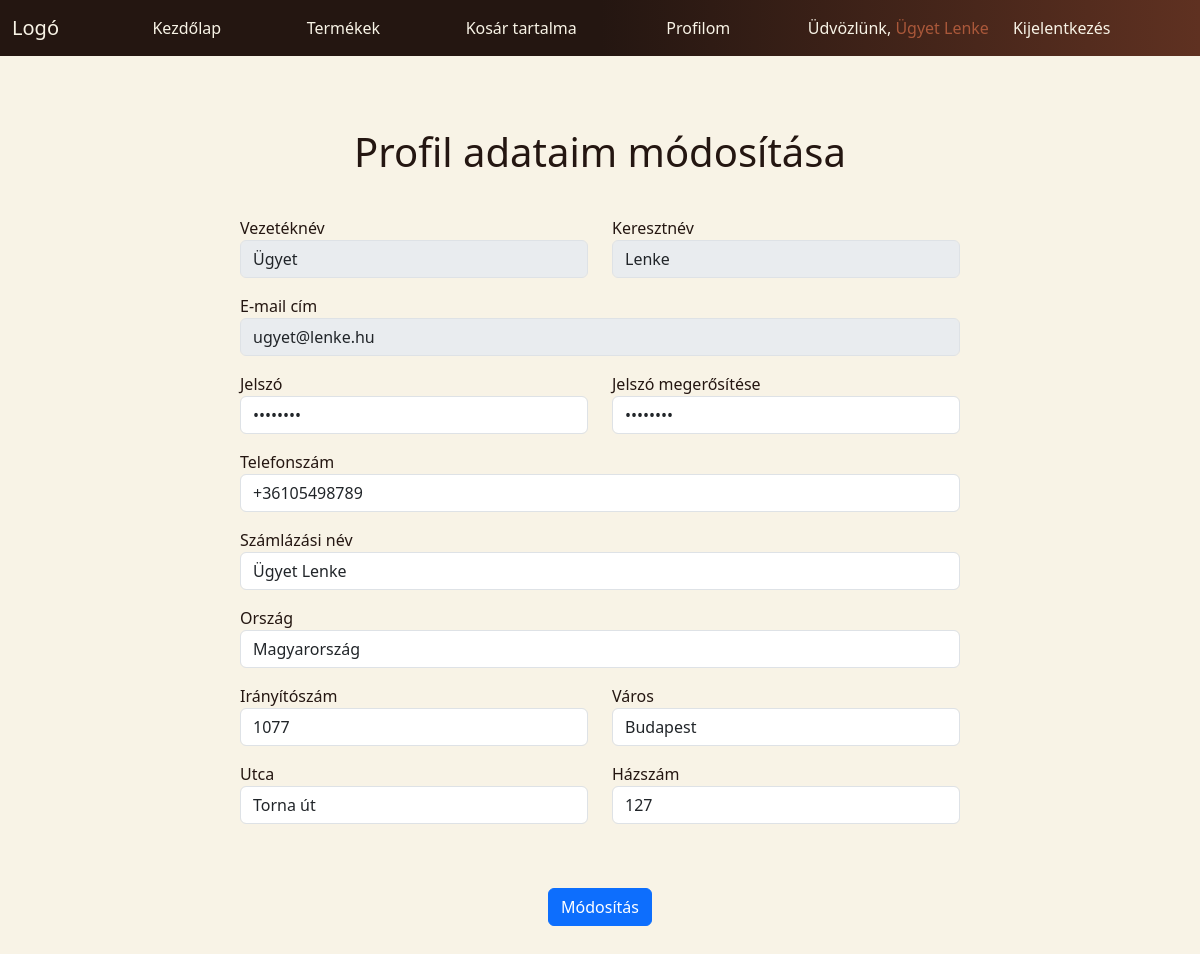
Page /profile.php (signed in) on the earlier database version.
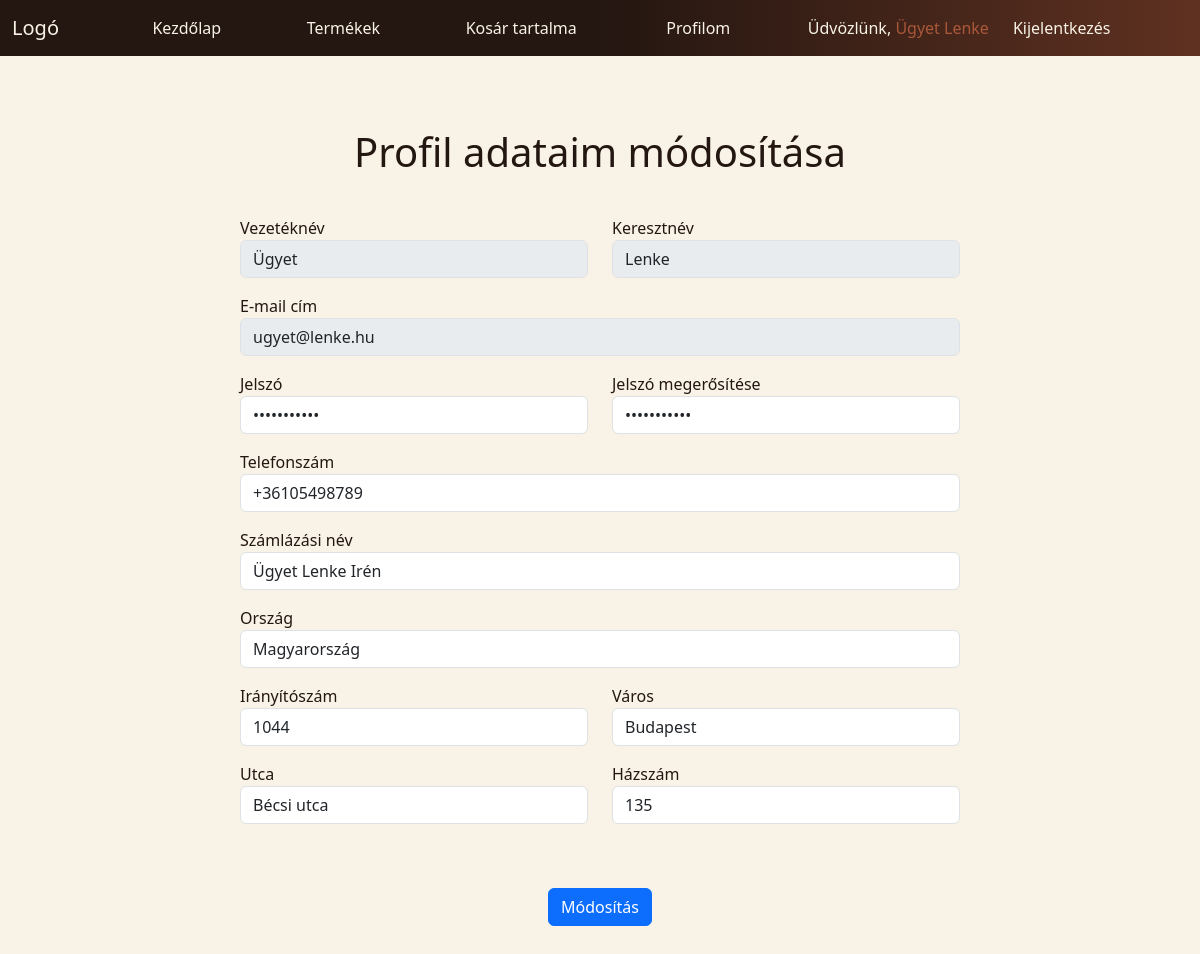
Same page on the later database version.
### tables this page shows
CREATE TABLE `users` (
  `id` int(11) NOT NULL,
  `first_name` varchar(30) DEFAULT NULL,
  `last_name` varchar(30) DEFAULT NULL,
  `email` varchar(255) DEFAULT NULL,
  `password` varchar(255) DEFAULT NULL,
  `phone` varchar(30) DEFAULT NULL,
  `billing_name` varchar(60) DEFAULT NULL,
  `country` varchar(60) DEFAULT NULL,
  `zip` int(4) NOT NULL,
  `city` varchar(40) DEFAULT NULL,
  `street` varchar(40) DEFAULT NULL,
  `nr` varchar(20) DEFAULT NULL,
  `created_at` timestamp NULL DEFAULT CURRENT_TIMESTAMP,
  `updated_at` timestamp NULL DEFAULT NULL ON UPDATE CURRENT_TIMESTAMP
);

### profile.php (the view, shortened to what this page needs)
<!DOCTYPE html>
<html lang="en">
<head>
    <link href="https://cdn.jsdelivr.net/npm/bootstrap@5.3.2/dist/css/bootstrap.min.css" rel="stylesheet">
    <link rel="stylesheet" href="https://cdn.jsdelivr.net/npm/bootstrap-icons@1.11.3/font/bootstrap-icons.min.css">
    <link rel="stylesheet" href="style.css">
</head>
<body>
    <?php
    include("nav.php");
    if (isset($_SESSION["user"])) {
        $user_update = mysqli_query($connection, "select * from users where id = '" . $_SESSION["user"]["id"] . "' ");
        $user = mysqli_fetch_assoc($user_update);
    }
    ?>
    <main class="container-lg py-5">
        <section class="row row-cols-1 gy-3 py-3">
            <article class="col-auto p-2 mx-auto">
                <h1>Profil adataim módosítása</h1>
            </article>
            <article class="col-lg-8 p-2 mx-auto">
                <form method="post" class="container">
                    <div class="row gy-3">
                        <div class="col-lg-6">
                            <label for="first_name">Vezetéknév</label>
                            <input type="text" class="form-control" id="first_name" name="first_name" value="<?php echo $user["first_name"] ?>" disabled>
                        </div>
                        <div class="col-lg-6">
                            <label for="last_name">Keresztnév</label>
                            <input type="text" class="form-control" id="last_name" name="last_name" value="<?php echo $user["last_name"] ?>" disabled>
                        </div>
                        <div class="col-12">
                            <label for="email">E-mail cím</label>
                            <input type="email" class="form-control" id="email" name="email" value="<?php echo $user["email"] ?>" disabled>
                        </div>
                        <div class="col-lg-6">
                            <label for="password">Jelszó</label>
                            <input type="password" class="form-control" id="password" name="password" value="<?php echo $user["password"] ?>">
                        </div>
                        <div class="col-lg-6">
                            <label for="password_confirmation">Jelszó megerősítése</label>
                            <input type="password" class="form-control" id="password_confirmation" name="password_confirmation" value="<?php echo $user["password"] ?>">
                        </div>
                        <div class="col-12">
                            <label for="phone">Telefonszám</label>
                            <input type="text" class="form-control" id="phone" name="phone" value="<?php echo $user["phone"] ?>">
                        </div>
                        <div class="col-12">
                            <label for="billing_name">Számlázási név</label>
                            <input type="text" class="form-control" id="billing_name" name="billing_name" value="<?php echo $user["billing_name"] ?>">
                        </div>
                        <div class="col-12">
                            <label for="country">Ország</label>
                            <input type="text" class="form-control" id="country" name="country" value="<?php echo $user["country"] ?>">
                        </div>
                        <div class="col-lg-6">
                            <label for="zip">Irányítószám</label>
                            <input type="text" class="form-control" id="zip" name="zip" value="<?php echo $user["zip"] ?>">
                        </div>
                        <div class="col-lg-6">
                            <label for="city">Város</label>
                            <input type="text" class="form-control" id="city" name="city" value="<?php echo $user["city"] ?>">
                        </div>
                        <div class="col-lg-6">
                            <label for="street">Utca</label>
                            <input type="text" class="form-control" id="street" name="street" value="<?php echo $user["street"] ?>">
                        </div>
                        <div class="col-lg-6">
                            <label for="nr">Házszám</label>
                            <input type="text" class="form-control" id="nr" name="nr" value="<?php echo $user["nr"] ?>">
                        </div>
                        <div class="col-12 py-5 d-flex justify-content-center">
                            <button type="submit" class="btn btn-primary" name="modosit">Módosítás</button>
                        </div>
                    </div>
                </form>
            </article>
        </section>
    </main>
</body>
</html>

### nav.php (shortened to what this page needs)
<nav class="navbar navbar-expand-lg nav-color">
    <div class="container-fluid">
        <a class="navbar-brand link-light" href="#">Logó</a>
        <div class="collapse navbar-collapse" id="navbarNav">
            <ul class="navbar-nav d-lg-flex flex-lg-row justify-content-lg-evenly w-100">
                <li class="nav-item">
                    <a class="nav-link link-light" href="index.php">Kezdőlap</a>
                </li>
                <li class="nav-item">
                    <a class="nav-link link-light" href="termekek.php">Termékek</a>
                </li>
                <li class="nav-item">
                    <a class="nav-link link-light" href="kosar.php">
                        <span class="position-relative pt-1 pe-1">Kosár tartalma
                        </span>
                    </a>
                </li>
                <?php if (isset($_SESSION['user']) == false) { ?>
                    <li class="nav-item">
                        <a class="nav-link link-light" href="#loginModal" data-bs-toggle="modal">Bejelentkezés</a>
                    </li>
                    <li class="nav-item">
                        <a class="nav-link link-light" href="#regModal" data-bs-toggle="modal">Regisztráció</a>
                    </li>
                <?php } else { ?>
                    <li class="nav-item">
                        <div class="d-flex flex-row align-items-center">
                            <a class="nav-link link-light" href="profile.php">Profilom</a>
                        </div>
                    </li>
                    <li class="nav-item">
                        <div class="d-flex flex-row align-items-center">
                            <?php
                            if (isset($_SESSION['user'])) {
                                echo '<span class="welcome-text text-light pe-3">Üdvözlünk, <span class="log-name">' . $_SESSION["user"]["first_name"] . ' ' . $_SESSION["user"]["last_name"] . '</span></span>';
                            }
                            ?>
                            <a class="nav-link link-light" href="logout.php">Kijelentkezés</a>
                        </div>
                    </li>
                <?php } ?>
            </ul>
        </div>
    </div>
</nav>

### style.css (style rules this page uses)
:root { --first: #f8f3e6; --second: #D1917A; --third: #AA583A; --fourth: #5F3121; --fifth: #241611; }
html, body { background-color: var(--first); }
.nav-color { background-image: linear-gradient(to right,var(--fifth), var(--fifth), var(--fourth))!important; }
.nav-link, .welcome-text, .navbar-brand { color: var(--first)!important; transition: all 1000ms; }
.log-name { color: var(--third)!important; }
.termek-cim, .name-color, .text-color, body, h1, h2, h3, h4, h5, h6 { color: var(--fifth)!important; }

Differences in the rows shown:
changed users "Ügyet": billing_name "Ügyet Lenke" → "Ügyet Lenke Irén"; zip "1077" → "1044"; street "Torna út" → "Bécsi utca"; nr "127" → "135"
